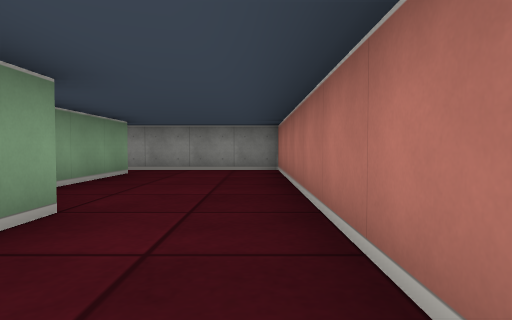
View 1 (above)

24 first-person views from a walk through a cub3D ray-caster map. The camera is about half as high as the walls, tilts 2° down and sees 75° across. The floor is counted in squares. Each view is taken from the middle of a square. On the plan, view 1 faces up. The plan holds only what a view shows up to about 9 squares ahead; the rest is blank.

View 2
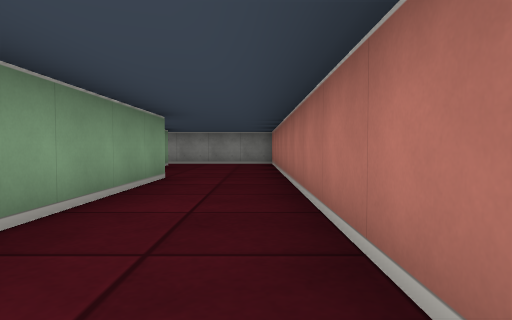

View 3
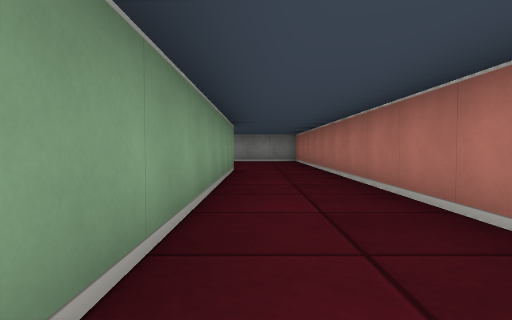

View 4
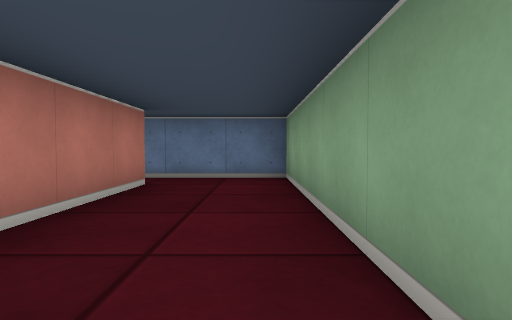

View 5
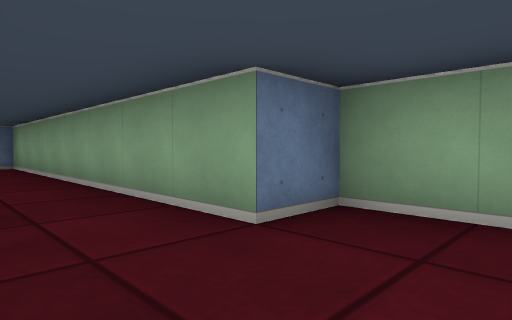

View 6
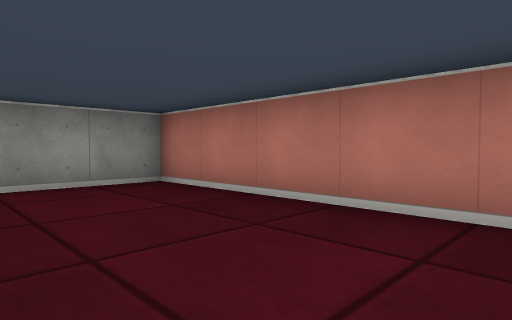

View 7
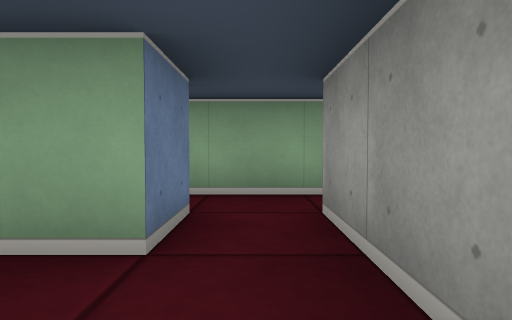

View 8
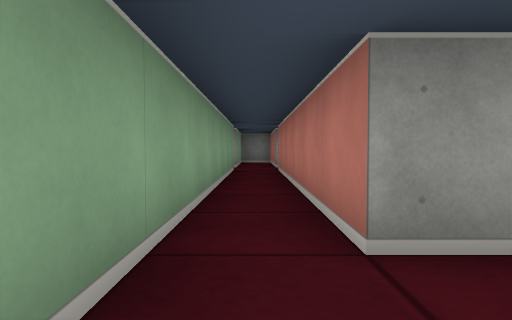

View 9
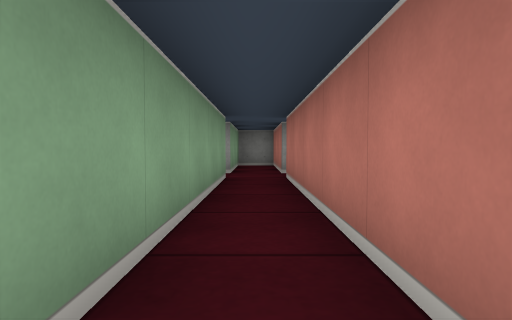

View 10
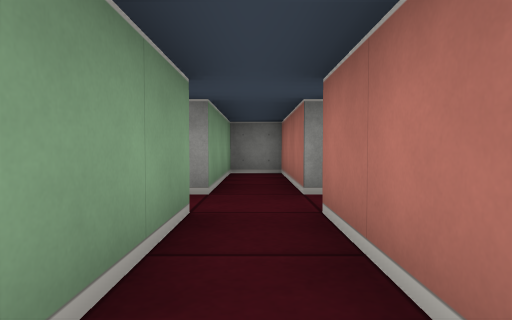

View 11
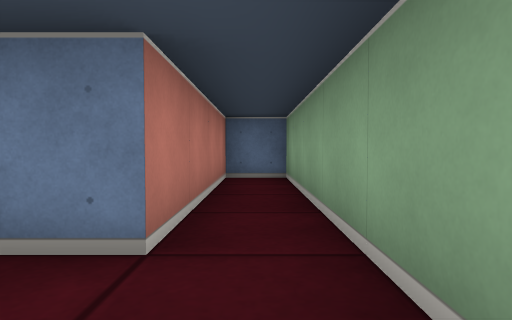

View 12
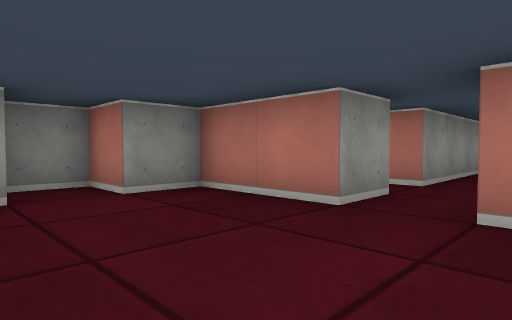

View 13
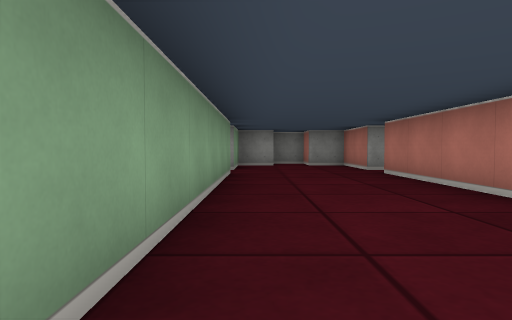

View 14
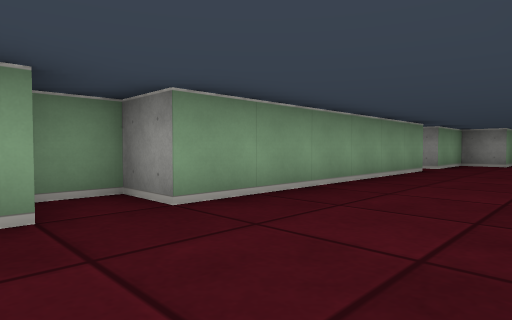

View 15
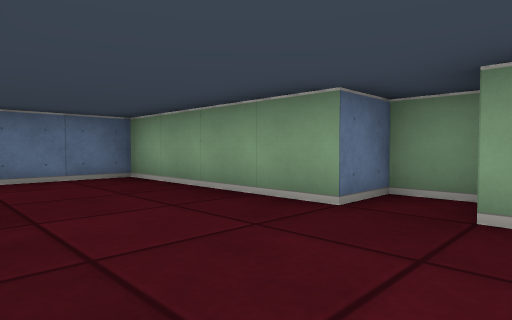

View 16
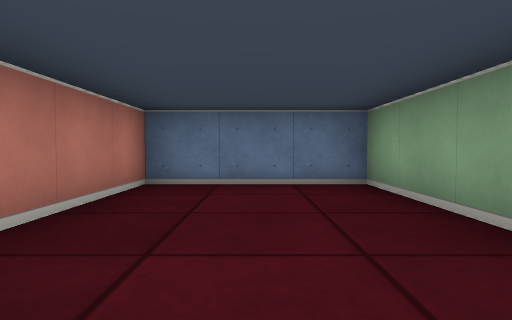

View 17
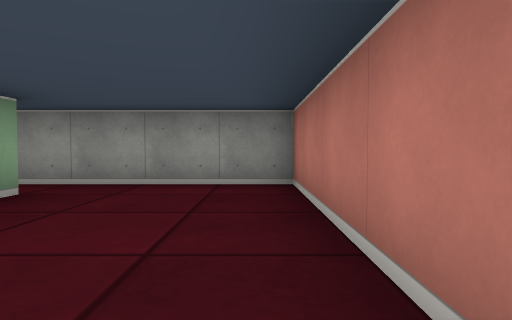

View 18
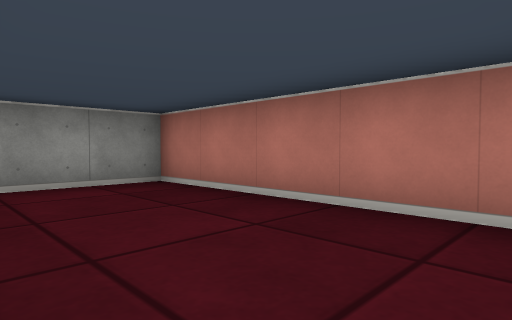

View 19
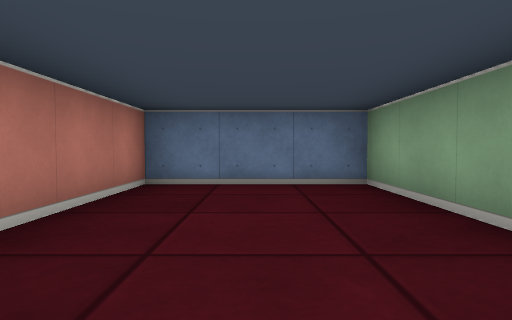

View 20
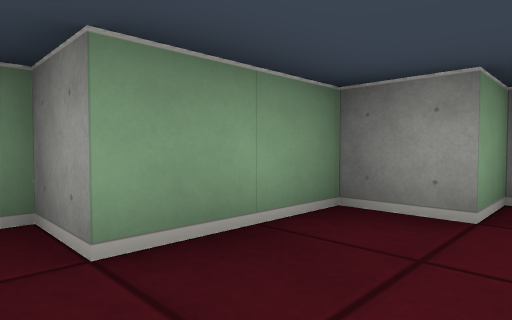

View 21
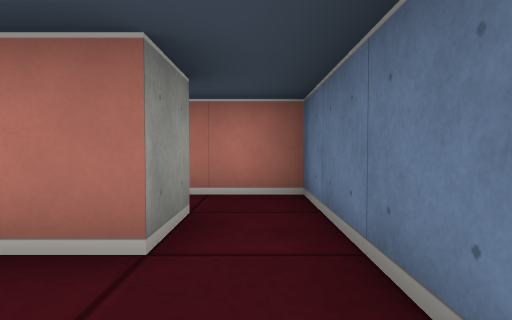

View 22
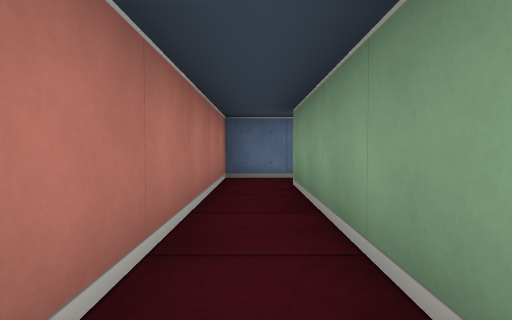

View 23
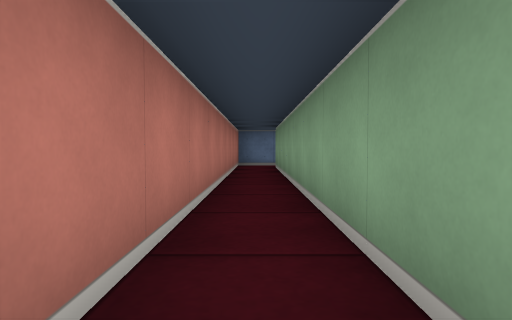

View 24
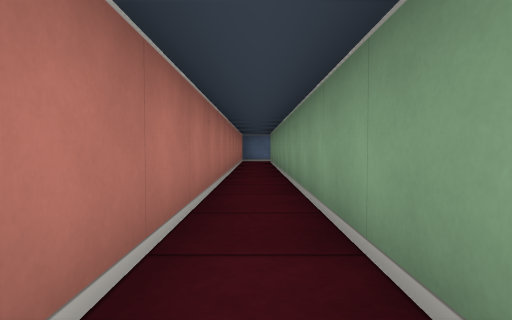

### Floor plan
Ten units are one square. View 1 is at (0, 0); x grows to the right and y downward. Boxes are objects, and circles mark ways between rooms. Rooms are numbered by the first view taken in them; rooms with no view inside come last. Other rooms are left out.
<svg viewBox="-100 -180 130 240">
<path fill="none" stroke="#000" d="M-35 -65 -25 -65 -25 -25 -15 -25 -15 55 5 55M5 45 5 -75 -35 -75M-35 -75 -35 -135M-45 -135 -45 -25 -35 -25 -35 -65M-35 -145 -35 -175 -45 -175 -45 -145 -55 -145M-55 -102 -55 -135M-85 -135 -85 -75 -95 -75 -95 -65 -85 -65 -85 -25 -55 -25 -55 -51M-55 -145 -55 -165 -65 -165 -65 -175 -75 -175 -75 -165 -85 -165 -85 -145 -95 -145M-25 -135 -25 -95 5 -95 5 -145 -35 -145M15 -64 15 45 5 45M5 55 25 55 25 -64"/>
<circle cx="-30" cy="-70" r="3" fill="#2a7"/>
<circle cx="10" cy="50" r="3" fill="#2a7"/>
<circle cx="-50" cy="-140" r="3" fill="#2a7"/>
<circle cx="-30" cy="-140" r="3" fill="#2a7"/>
<text x="-10" y="-20">1</text>
<text x="-40" y="-100">2</text>
<text x="-70" y="-100">3</text>
<text x="-10" y="-120">4</text>
<text x="20" y="-80">5</text>
</svg>
Room 1 opens to room 2. Room 1 opens to room 5. Room 2 opens to room 3. Room 2 opens to room 4.

Where each view was taken, in squares from view 1:
view 1: 0 up, 0 right, facing up
view 2: 3 down, 0 right, facing up
view 3: 5 down, 1 left, facing up
view 4: 0 up, 1 left, facing down
view 5: 4 up, 0 right, facing down-left
view 6: 3 up, 2 left, facing up-right
view 7: 7 up, 1 left, facing left
view 8: 6 up, 4 left, facing up
view 9: 8 up, 4 left, facing up
view 10: 11 up, 4 left, facing up
view 11: 8 up, 4 left, facing down
view 12: 13 up, 8 left, facing up-right
view 13: 7 up, 8 left, facing up
view 14: 6 up, 6 left, facing up-left
view 15: 8 up, 6 left, facing down-left
view 16: 7 up, 7 left, facing down
view 17: 10 up, 0 right, facing up
view 18: 10 up, 2 left, facing up-right
view 19: 14 up, 1 left, facing down
view 20: 14 up, 7 left, facing up-left
view 21: 5 down, 1 left, facing right
view 22: 0 up, 2 right, facing down
view 23: 4 up, 2 right, facing down
view 24: 7 up, 2 right, facing down
